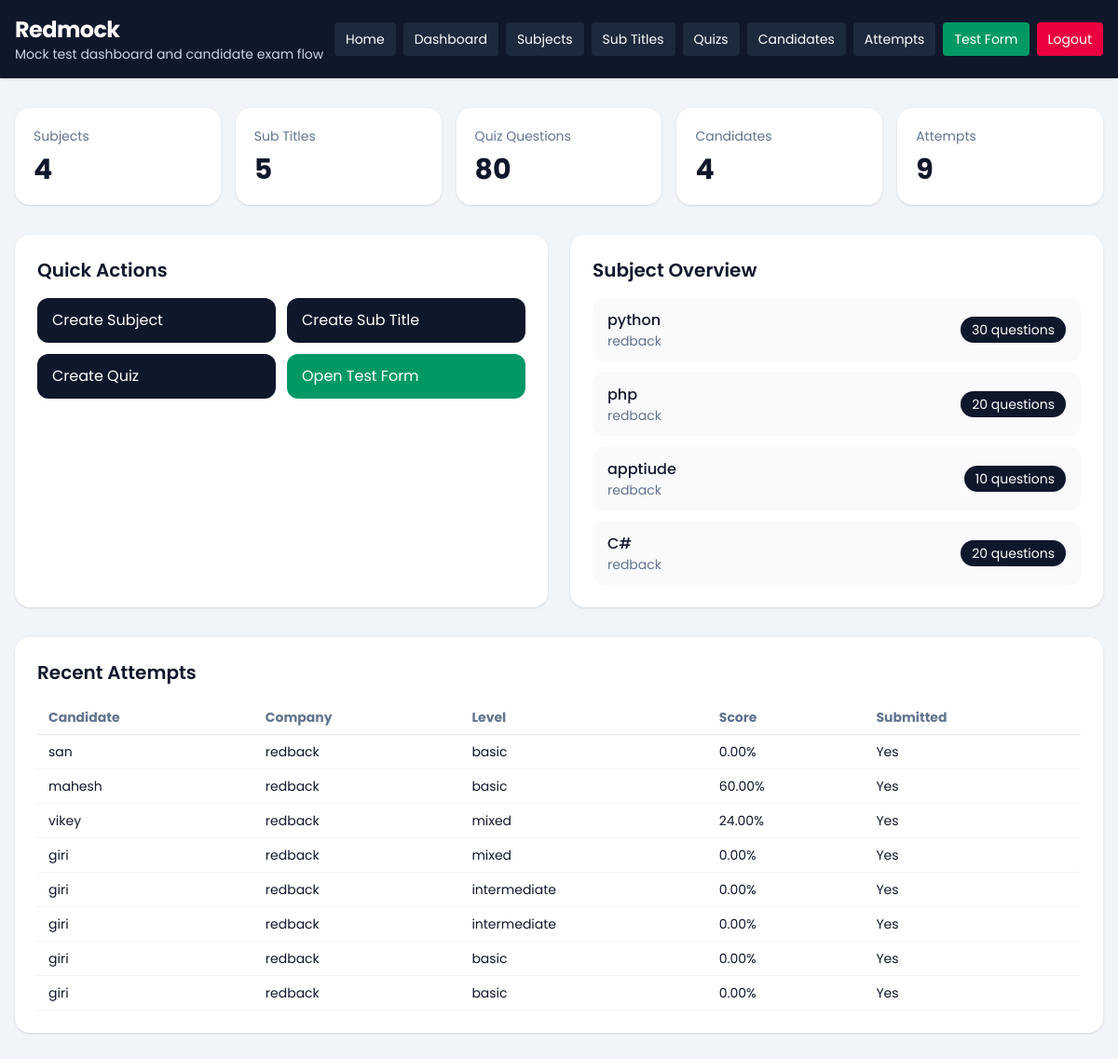
The page /dashboard/ (signed in) on the database its author committed.
### dashboard/models.py (models this page shows, shortened)
class TestSubject(models.Model):
    company = models.ForeignKey(Company, on_delete=models.CASCADE, related_name='subjects')
    subject = models.CharField(max_length=150)
    created_at = models.DateTimeField(auto_now_add=True)
    class Meta:
        ordering = ['subject']
        unique_together = ('company', 'subject')

class Company(models.Model):
    name = models.CharField(max_length=150)
    image = models.ImageField(upload_to='company/', blank=True, null=True)
    email = models.EmailField(unique=True)
    password = models.CharField(max_length=128)
    is_active = models.BooleanField(default=True)
    created_at = models.DateTimeField(auto_now_add=True)
    updated_at = models.DateTimeField(auto_now=True)
    class Meta:
        ordering = ['name']
        verbose_name_plural = 'Companies'

### quiz/models.py (models this page shows, shortened)
class CandidateTestAttempt(models.Model):
    SESSION_SINGLE = 'single'
    SESSION_MULTI = 'multi'
    SESSION_CHOICES = [
        (SESSION_SINGLE, 'Single'),
        (SESSION_MULTI, 'Multi'),
    ]
    candidate = models.ForeignKey(Candidate, on_delete=models.CASCADE, related_name='attempts')
    company = models.ForeignKey(Company, on_delete=models.CASCADE, related_name='attempts')
    session_type = models.CharField(max_length=10, choices=SESSION_CHOICES)
    level = models.CharField(max_length=20)
    question_count = models.PositiveIntegerField()
    duration_minutes = models.PositiveIntegerField()
    selected_subjects = models.JSONField(default=list, blank=True)
    selected_sub_titles = models.JSONField(default=list, blank=True)
    answers_json = models.JSONField(default=list, blank=True)
    correct_count = models.PositiveIntegerField(default=0)
    wrong_count = models.PositiveIntegerField(default=0)
    percentage = models.DecimalField(max_digits=5, decimal_places=2, default=0)
    started_at = models.DateTimeField(blank=True, null=True)
    submitted_at = models.DateTimeField(blank=True, null=True)
    is_submitted = models.BooleanField(default=False)
    created_at = models.DateTimeField(auto_now_add=True)
    class Meta:
        ordering = ['-created_at']

class Candidate(models.Model):
    name = models.CharField(max_length=150)
    email = models.EmailField()
    designation_tech = models.CharField(max_length=150)
    created_at = models.DateTimeField(auto_now_add=True)
    class Meta:
        ordering = ['name']

### dashboard/views.py (the view)
# urls.py: path('', views.dashboard_home, name='home'),
@company_login_required
def dashboard_home(request):
    company = request.company
    context = {
        'subject_count': TestSubject.objects.filter(company=company).count(),
        'subtitle_count': SubTitle.objects.filter(test_subject__company=company).count(),
        'quiz_count': Quiz.objects.filter(test_subject__company=company).count(),
        'candidate_count': Candidate.objects.filter(attempts__company=company).distinct().count(),
        'attempt_count': CandidateTestAttempt.objects.filter(company=company).count(),
        'subjects': TestSubject.objects.filter(company=company).select_related('company').annotate(
            quiz_total=Count('quizzes')
        )[:6],
        'recent_attempts': CandidateTestAttempt.objects.filter(company=company).select_related(
            'candidate', 'company'
        )[:8],
        'company': company,
    }
    return render(request, 'dashboard/home.html', context)

### dashboard/views.py (called while the page is built)
def get_logged_in_company(request):
    company_id = request.session.get('company_id')
    if not company_id:
        return None
    return Company.objects.filter(id=company_id, is_active=True).first()

def company_login_required(view_func):
    @wraps(view_func)
    def wrapper(request, *args, **kwargs):
        company = get_logged_in_company(request)
        if not company:
            return redirect(f"{reverse('dashboard:login')}?next={request.path}")
        request.company = company
        return view_func(request, *args, **kwargs)
    return wrapper

### templates/dashboard/home.html (shortened to what this page needs)
{% extends "base.html" %}
{% block content %}
<section class="grid gap-4 md:grid-cols-5">
    <div class="rounded-2xl bg-white p-5 shadow-sm">
        <p class="text-sm text-slate-500">Subjects</p>
        <p class="mt-2 text-3xl font-bold">{{ subject_count }}</p>
    </div>
    <div class="rounded-2xl bg-white p-5 shadow-sm">
        <p class="text-sm text-slate-500">Sub Titles</p>
        <p class="mt-2 text-3xl font-bold">{{ subtitle_count }}</p>
    </div>
    <div class="rounded-2xl bg-white p-5 shadow-sm">
        <p class="text-sm text-slate-500">Quiz Questions</p>
        <p class="mt-2 text-3xl font-bold">{{ quiz_count }}</p>
    </div>
    <div class="rounded-2xl bg-white p-5 shadow-sm">
        <p class="text-sm text-slate-500">Candidates</p>
        <p class="mt-2 text-3xl font-bold">{{ candidate_count }}</p>
    </div>
    <div class="rounded-2xl bg-white p-5 shadow-sm">
        <p class="text-sm text-slate-500">Attempts</p>
        <p class="mt-2 text-3xl font-bold">{{ attempt_count }}</p>
    </div>
</section>
<section class="mt-8 grid gap-6 lg:grid-cols-2">
    <div class="rounded-2xl bg-white p-6 shadow-sm">
        <div class="mb-4 flex items-center justify-between">
            <h2 class="text-xl font-semibold">Quick Actions</h2>
        </div>
        <div class="grid gap-3 sm:grid-cols-2">
            <a href="{% url 'dashboard:subject_create' %}" class="rounded-xl bg-slate-900 px-4 py-3 text-white">Create Subject</a>
            <a href="{% url 'dashboard:subtitle_create' %}" class="rounded-xl bg-slate-900 px-4 py-3 text-white">Create Sub Title</a>
            <a href="{% url 'dashboard:quiz_create' %}" class="rounded-xl bg-slate-900 px-4 py-3 text-white">Create Quiz</a>
            <a href="{% url 'quiz:start' %}" class="rounded-xl bg-emerald-600 px-4 py-3 text-white">Open Test Form</a>
        </div>
    </div>
    <div class="rounded-2xl bg-white p-6 shadow-sm">
        <h2 class="text-xl font-semibold">Subject Overview</h2>
        <div class="mt-4 space-y-3">
            {% for subject in subjects %}
                <div class="flex items-center justify-between rounded-xl bg-slate-50 px-4 py-3">
                    <div>
                        <p class="font-medium">{{ subject.subject }}</p>
                        <p class="text-sm text-slate-500">{{ subject.company.name }}</p>
                    </div>
                    <span class="rounded-full bg-slate-900 px-3 py-1 text-sm text-white">{{ subject.quiz_total }} questions</span>
                </div>
            {% empty %}
                <p class="text-slate-500">No subjects created yet.</p>
            {% endfor %}
        </div>
    </div>
</section>
<section class="mt-8 rounded-2xl bg-white p-6 shadow-sm">
    <h2 class="text-xl font-semibold">Recent Attempts</h2>
    <div class="mt-4 overflow-x-auto">
        <table class="min-w-full text-left text-sm">
            <thead class="border-b border-slate-200 text-slate-500">
                <tr>
                    <th class="px-3 py-2">Candidate</th>
                    <th class="px-3 py-2">Company</th>
                    <th class="px-3 py-2">Level</th>
                    <th class="px-3 py-2">Score</th>
                    <th class="px-3 py-2">Submitted</th>
                </tr>
            </thead>
            <tbody>
                {% for attempt in recent_attempts %}
                    <tr class="border-b border-slate-100">
                        <td class="px-3 py-2">{{ attempt.candidate.name }}</td>
                        <td class="px-3 py-2">{{ attempt.company.name }}</td>
                        <td class="px-3 py-2">{{ attempt.level }}</td>
                        <td class="px-3 py-2">{{ attempt.percentage }}%</td>
                        <td class="px-3 py-2">{{ attempt.is_submitted|yesno:"Yes,No" }}</td>
                    </tr>
                {% empty %}
                    <tr>
                        <td colspan="5" class="px-3 py-6 text-center text-slate-500">No test attempts yet.</td>
                    </tr>
                {% endfor %}
            </tbody>
        </table>
    </div>
</section>
{% endblock %}

### rows shown on the page
TestSubject: subject "python", company.name "redback", quiz_total "30"
TestSubject: subject "php", company.name "redback", quiz_total "20"
TestSubject: subject "apptiude", company.name "redback", quiz_total "10"
TestSubject: subject "C#", company.name "redback", quiz_total "20"
CandidateTestAttempt: candidate.name "san", company.name "redback", level "basic", percentage "0.00", is_submitted "Yes"
CandidateTestAttempt: candidate.name "mahesh", company.name "redback", level "basic", percentage "60.00", is_submitted "Yes"
CandidateTestAttempt: candidate.name "vikey", company.name "redback", level "mixed", percentage "24.00", is_submitted "Yes"
CandidateTestAttempt: candidate.name "giri", company.name "redback", level "mixed", percentage "0.00", is_submitted "Yes"
CandidateTestAttempt: candidate.name "giri", company.name "redback", level "intermediate", percentage "0.00", is_submitted "Yes"
CandidateTestAttempt: candidate.name "giri", company.name "redback", level "intermediate", percentage "0.00", is_submitted "Yes"
CandidateTestAttempt: candidate.name "giri", company.name "redback", level "basic", percentage "0.00", is_submitted "Yes"
CandidateTestAttempt: candidate.name "giri", company.name "redback", level "basic", percentage "0.00", is_submitted "Yes"

### other values the page prints
{{ subject_count }} "4"
{{ subtitle_count }} "5"
{{ quiz_count }} "80"
{{ candidate_count }} "4"
{{ attempt_count }} "9"
